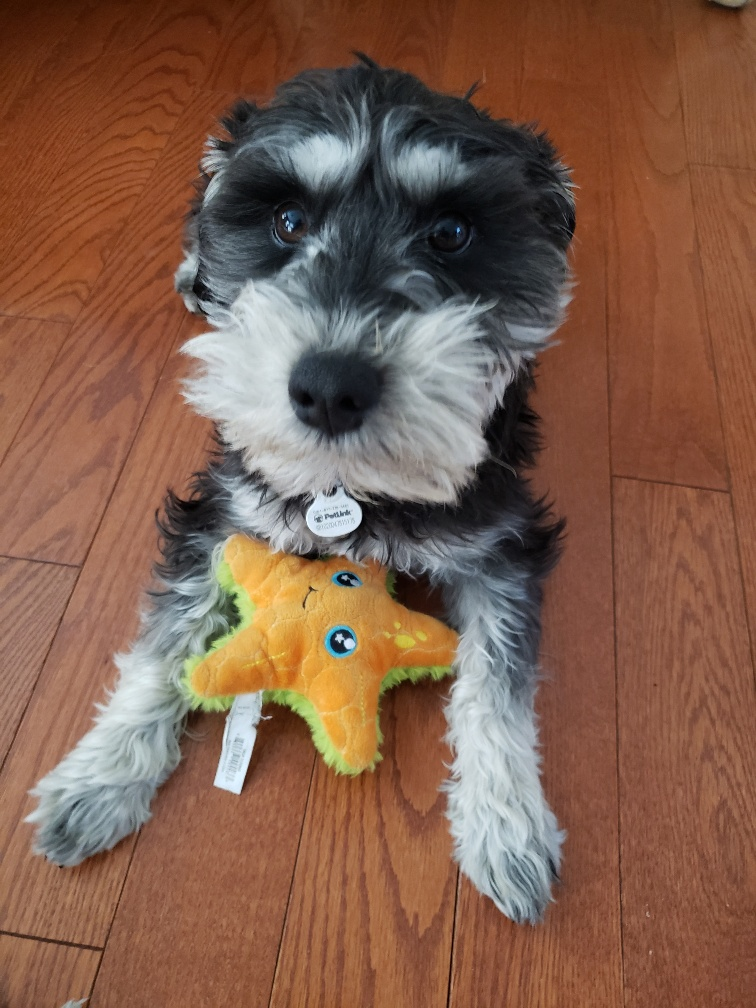
#> input picture Data/Animal_Data/Finn.jpg, 756 x 1008 px, found by its file name; its folder holds only this picture in this run
$ jupyter execute --allow-errors FD.ipynb   (shell and % lines are left out)
#> lines starting #> are read from the running program, lines starting #| are printed output that depends on the picture; after the words box and inside, x2 and y2 are one past the last pixel; in counts of white or black regions, pixels touching at a corner belong together
[cell 1]
# This program is for the book "Digital Image Processing" by Dr. Mahmood Azimi-Sadjadi.
# Copyright Copyright (c) 2026 Yifan Yang and Dr. Mahmood Azimi-Sadjadi.
# Contact: mahmood.azimi-sadjadi@colostate.edu

# FD

[cell 2]
from google.colab import drive

drive.mount('/content/drive', force_remount=True)

[cell 3]
work_path = "/content/drive/MyDrive/DigitalImageProcessing/"

from google.colab.patches import cv2_imshow
import cv2
import os
filelist = os.listdir(work_path + 'Data/Animal_Data/')
print(filelist)

for file in filelist:
  print(work_path + 'Data/Animal_Data/' + file)
  img = cv2.imread(work_path + 'Data/Animal_Data/' + file, cv2.IMREAD_GRAYSCALE)
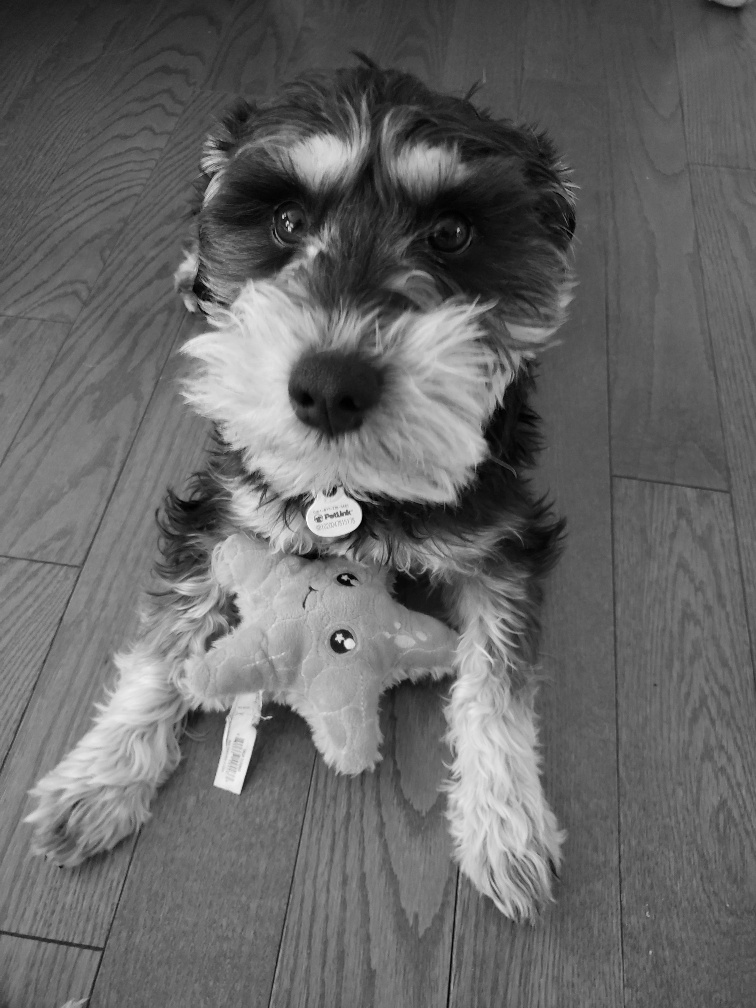
#> img: shape (1008, 756); min 0, max 251, mean 102.5
  # cv2_imshow(img)

  _, binary_image = cv2.threshold(img, 127, 255, cv2.THRESH_BINARY_INV)
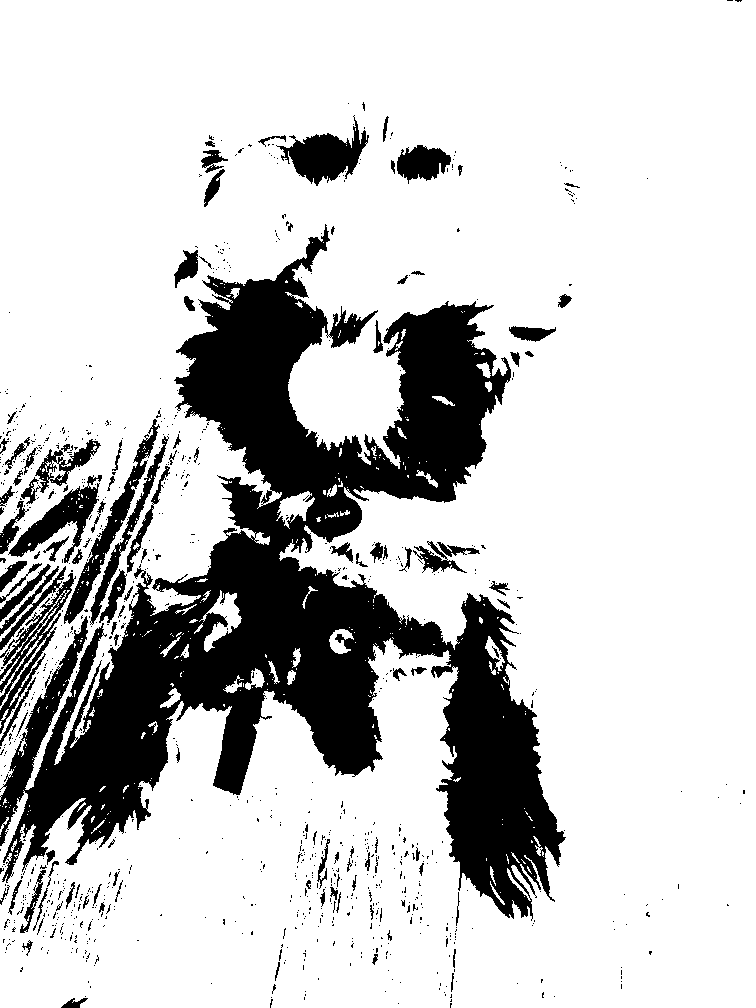
#> binary_image: shape (1008, 756); 79.2% white; 995 black regions (882 under 20 px), largest, box (x1, y1, x2, y2) and area: (0, 224, 566, 921) 130246, (0, 564, 76, 734) 3880, (276, 115, 369, 186) 2809
  cv2_imshow(img)

Contour for all images.

[cell 4]
work_path = "/content/drive/MyDrive/DigitalImageProcessing/"
import matplotlib.pyplot as plt
import numpy as np
from google.colab.patches import cv2_imshow
import cv2
import os
from pyefd import elliptic_fourier_descriptors
from scipy import linalg
from pyefd import reconstruct_contour


filelist = os.listdir(work_path + 'Data')
print(filelist)

contour_list = []
animal_list = []

#> (the rest of this cell did not finish here and is left out)

[cell 5]
import numpy as np
import cv2
from skimage import measure
import matplotlib.pyplot as plt
from pyefd import elliptic_fourier_descriptors
from scipy import linalg
from pyefd import reconstruct_contour


fft_list = []
for cont, animal in zip(contour_list, animal_list):

    contour_complex = np.array(cont, dtype=np.complex128)
    contour_complex = contour_complex[:, 0] + 1j * contour_complex[:, 1]

    # Compute FFT
    fft_result = np.fft.fft(contour_complex) / 200

    fft_list.append(np.abs(fft_result))

    plt.figure(figsize=(10, 5))
    plt.stem(np.abs(fft_result))
    plt.xlabel('Frequency')
    plt.ylabel('Magnitude')
    plt.title('Fourier Transform of ' + animal.capitalize() + ' Contour')

    plt.figure(figsize=(10, 5))
    plt.stem(np.abs(fft_result))
    plt.xlabel('Frequency')
    plt.ylabel('Magnitude')
    plt.xlim(0, 25)
    plt.title('Fourier Transform of ' + animal.capitalize() + ' Contour')

    plt.show

original_fft = fft_list.copy()

[cell 6]
import numpy as np
import pandas as pd
import seaborn as sns
import matplotlib.pyplot as plt
from scipy.spatial.distance import pdist, squareform

def plot_euclidean_distance_table(data, title):
    """Plots a heatmap of the Euclidean distance matrix for a list of arrays."""

    # Calculate pairwise Euclidean distances
    distances = pdist(data, metric='euclidean')

    # Create a square distance matrix
    distance_matrix = squareform(distances)

    # Create a DataFrame for better visualization
    df_distance = pd.DataFrame(distance_matrix)

    # Plot the heatmap
    plt.figure(figsize=(8, 6))
    sns.heatmap(df_distance, annot=True, cmap="viridis")
    plt.title(title)
    plt.xticks([x + 0.5 for x in range(8)], animal_list)
    plt.yticks([x + 0.5 for x in range(8)], animal_list)
    plt.show()


# Plot the distance table
#> (the rest of this cell did not finish here and is left out)

# FD with Rotation

[cell 7]
import numpy as np
import cv2
from skimage import measure
import matplotlib.pyplot as plt
from pyefd import elliptic_fourier_descriptors
from scipy import linalg
from pyefd import reconstruct_contour


fft_list = []
for cont, animal in zip(contour_list, animal_list):

    contour_complex = np.array(cont, dtype=np.complex128)
    contour_complex = contour_complex[:, 1] - 1j * contour_complex[:, 0]

    plt.figure()
    plt.plot(cont[:, 1], -cont[:, 0],'r')
    plt.gca().invert_yaxis()
    plt.title('Rotated ' + file[:-4].capitalize() + ' Contour')
    # plt.xticks([])
    # plt.yticks([])
    plt.show()

    # Compute FFT
    fft_result = np.fft.fft(contour_complex) / 200

    fft_list.append(np.abs(fft_result))

    plt.figure(figsize=(10, 5))
    plt.stem(np.abs(fft_result))
    plt.xlabel('Frequency')
    plt.ylabel('Magnitude')
    plt.title('Fourier Transform of ' + animal.capitalize() + ' Contour')

    plt.figure(figsize=(10, 5))
    plt.stem(np.abs(fft_result))
    plt.xlabel('Frequency')
    plt.ylabel('Magnitude')
    plt.xlim(0, 25)
    plt.title('Fourier Transform of ' + animal.capitalize() + ' Contour')

    plt.show
#> `img = cv2.resize(img, (64, 60))`:
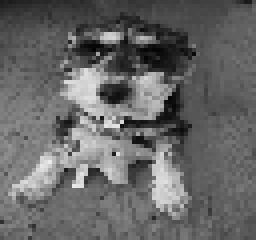
#> img: shape (60, 64) (shown 4 times larger); min 4, max 234, mean 102.4
#> `_, binary_image = cv2.threshold(img, 127, 255, cv2.THRESH_BINARY_INV)`:
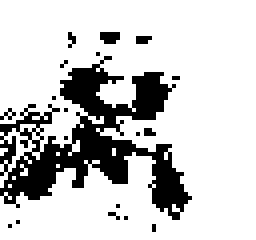
#> binary_image: shape (60, 64) (shown 4 times larger); 79.6% white; 19 black regions (18 under 20 px)
#> `contours, _ = cv2.findContours(binary_image, cv2.RETR_EXTERNAL, cv2.CH..`: contours = 8 contours, 7 with area under 20; largest, box (x1, y1, x2, y2) and area: (0, 0, 64, 60) 2842
#> `contour = max(contours, key=cv2.contourArea)`: contour = contour of 259 points, box (x1, y1, x2, y2) (0, 0, 64, 60), area 2842
#> `noisy_image = img + noise`:
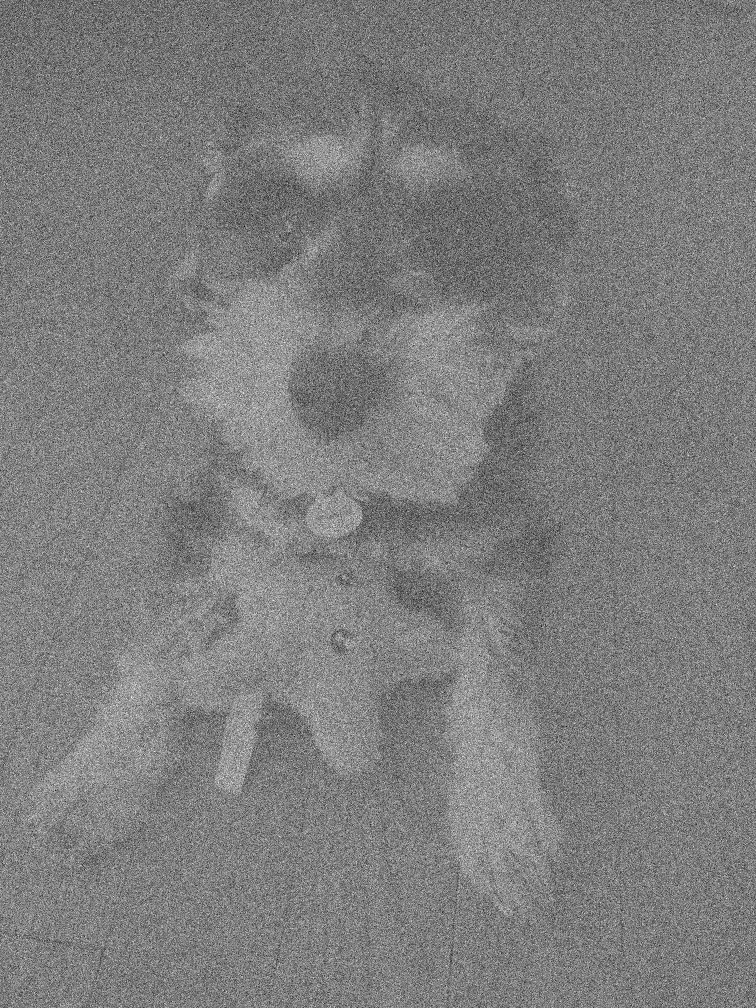
#> noisy_image: shape (1008, 756) float64; min -374.5, max 732.4, mean 172.7; drawn with min black and max white
#> `_, noisy_image = cv2.threshold(noisy_image, 127, 255, cv2.THRESH_BINAR..`:
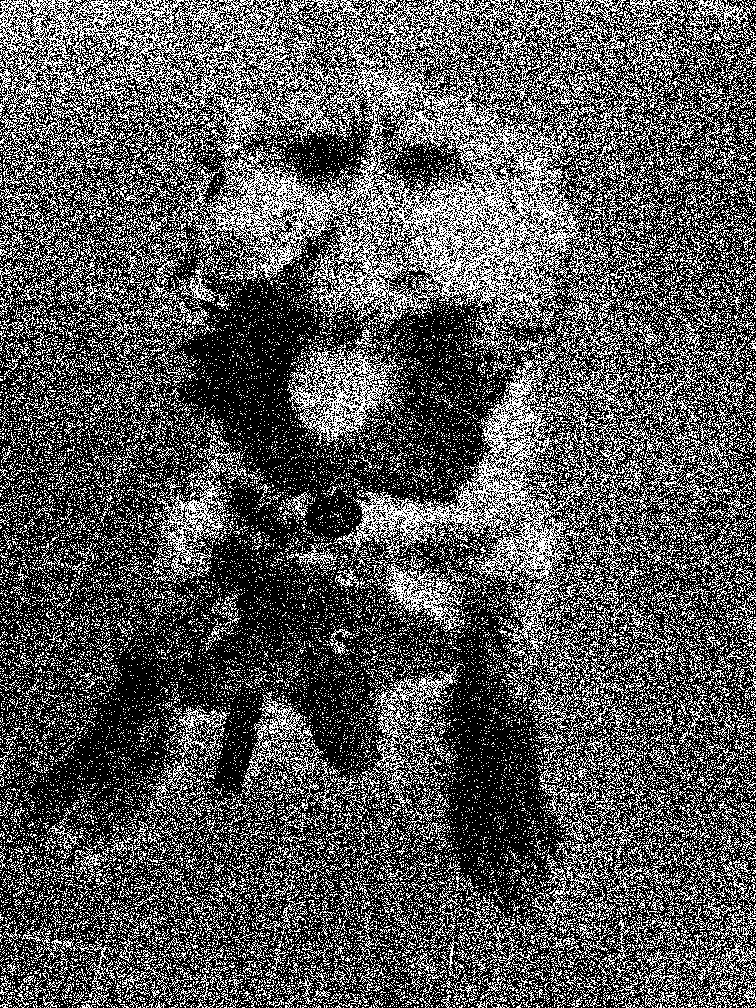
#> noisy_image: shape (1008, 756) float64; 33.9% white in thin lines or dots
#> `noisy_image = np.clip(noisy_image, 0, 255).astype(np.uint8)`: noisy_image: shape (1008, 756); 33.9% white in thin lines or dots
#> `contours, _ = cv2.findContours(noisy_image, cv2.RETR_EXTERNAL, cv2.CHA..`: contours = 24957 contours, 24548 with area under 20; largest, box (x1, y1, x2, y2) and area: (0, 0, 756, 360) 135053, (351, 345, 641, 676) 20122, (287, 326, 404, 446) 6013, (358, 665, 459, 814) 3420, (145, 435, 247, 583) 3406
#> `contour = max(contours, key=cv2.contourArea)`: contour = contour of 10907 points, box (x1, y1, x2, y2) (0, 0, 756, 360), area 135053

#> (a cell that did not finish here is left out)

# FD with rescale

[cell 9]
work_path = "/content/drive/MyDrive/DigitalImageProcessing/"
import matplotlib.pyplot as plt
import numpy as np
from google.colab.patches import cv2_imshow
import cv2
import os
from pyefd import elliptic_fourier_descriptors
from scipy import linalg
from pyefd import reconstruct_contour


filelist = os.listdir(work_path + 'Data/Animal_Data/')
print(filelist)

fft_list = []

#> (the rest of this cell did not finish here and is left out)

#> (a cell that did not finish here is left out)

# FD with noise

[cell 11]
work_path = "/content/drive/MyDrive/DigitalImageProcessing/"
import matplotlib.pyplot as plt
import numpy as np
from google.colab.patches import cv2_imshow
import cv2
import os
from pyefd import elliptic_fourier_descriptors
from scipy import linalg
from pyefd import reconstruct_contour


filelist = os.listdir(work_path + 'Data/Animal_Data/')
print(filelist)

fft_list = []

#> (the rest of this cell did not finish here and is left out)
